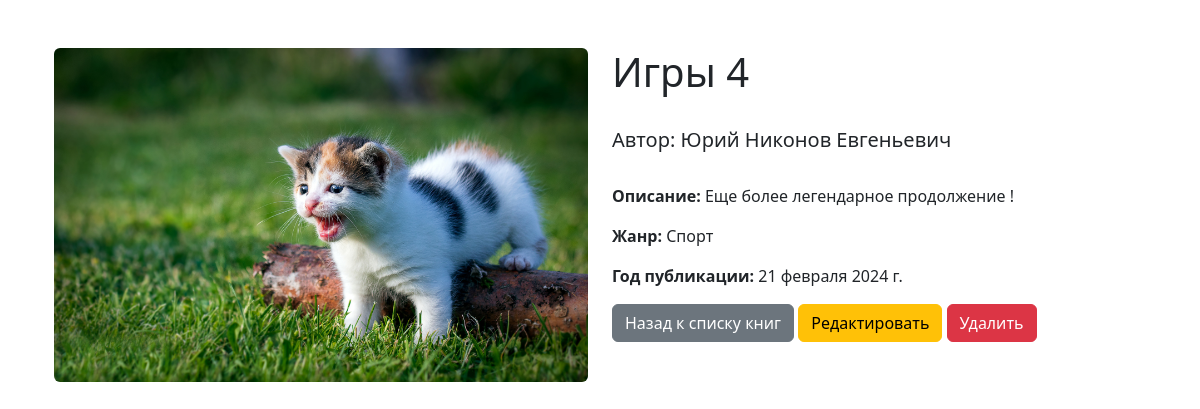
/books/9/, run on the app's committed database.
### book_shelf/models.py (models this page shows, shortened)
class Book(models.Model):
    title = models.CharField(verbose_name="Название", max_length=255)
    cover = models.ImageField(upload_to='books/', blank=True)
    public_date = models.DateField(verbose_name='Дата публикации')
    description = models.TextField(verbose_name='Описание', blank=True)
    author = models.ForeignKey(
        'Author',
        verbose_name='Автор',
        blank=True,
        null=True,
        related_name='books',
        on_delete=models.SET_NULL,
    )
    class Meta:
        verbose_name = 'Книга'
        verbose_name_plural = 'Книги'
        ordering = ['-title']

class Author(models.Model):
    first_name = models.CharField('Имя', max_length=255)
    surname = models.CharField('Фамилия', max_length=255)
    patronymic = models.CharField('Отчество', max_length=255)
    birth_date = models.DateField('Дата рождения')
    class Meta:
        verbose_name = 'Автор'
        verbose_name_plural = 'Авторы'
        ordering = ['first_name']
    def __str__(self):
        return f'{self.first_name} {self.surname} {self.patronymic}'

class Genre(models.Model):
    name = models.CharField('Название', max_length=255)
    description = models.TextField('Описание', blank=True)
    books = models.ManyToManyField(
        Book,
        verbose_name='Книги',
        related_name='genres',
        blank=True,
        null=True,
    )
    class Meta:
        verbose_name = 'Жанр'
        verbose_name_plural = 'Жанры'
        ordering = ['name']
    def __str__(self):
        return self.name

### book_shelf/views.py (the view)
# urls.py: path('books/<int:pk>/', views.BooksDetail.as_view(), name='book_detail'),
class BooksDetail(DetailView):
    template_name = 'book_shelf/book_detail.html'
    model = Book
    context_object_name = 'book'

### templates/book_shelf/book_detail.html (shortened to what this page needs)
{% extends 'base.html' %}
{% block content %}
<div class="container mt-5">
    <div class="row">
        <div class="col-md-6">
            <img src="{{ book.cover.url }}" alt="{{ book.title }}" class="img-fluid rounded">
        </div>
        <div class="col-md-6">
            <h1>{{ book.title }}</h1>
            <br>
            <h5>Автор: {{ book.author }}</h5>
            <br>
            <p><strong>Описание:</strong> {{ book.description }} </p>
            <p><strong>Жанр:</strong>
                {% for genre in book.genres.all %}
                    {{ genre }}
                {% endfor %}
            </p>
            <p><strong>Год публикации:</strong> {{ book.public_date }}</p>
            <a href="{% url 'books_list' %}" class="btn btn-secondary">Назад к списку книг</a>
            <a href="{% url 'book_update' book.pk %}" class="btn btn-warning">Редактировать</a>
            <a href="{% url 'book_delete' book.pk %}" class="btn btn-danger">Удалить</a>
        </div>
    </div>
</div>
{% endblock %}

### data on the page
Book: cover (picture), title "Игры 4", author "Юрий Никонов Евгеньевич", description "Еще более легендарное продолжение !", public_date "21 февраля 2024 г."
Genre: name "Спорт"
